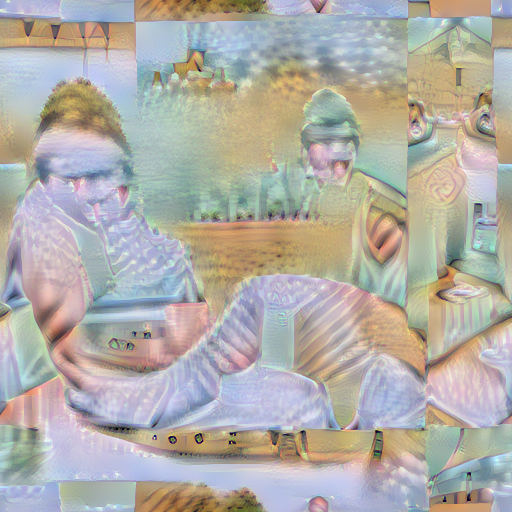
#> input picture diode_results_74/day_02_01_2026_time_01_38_06_res512/coco/images/train2014/007657.png, 512 x 512 px; its folder holds 3 pictures in this run
$ python visualize.py --image diode_results_74/day_02_01_2026_time_01_38_06_res512/coco/images/train2014/007657.png --image-dir diode_results_74/day_02_01_2026_time_01_38_06_res512/coco/images/train2014 --output out
#> lines starting #> are read from the running program, lines starting #| are printed output that depends on the picture; after the words box and inside, x2 and y2 are one past the last pixel; in counts of white or black regions, pixels touching at a corner belong together
"""
Visualization Script for YOLOv3 Data Augmentation

This script visualizes YOLO format labels by drawing bounding boxes on images.
Useful for validating augmentation results.

Usage:
    python visualize.py --image <path> --label <path> --output <path>
    python visualize.py --dir <directory> --output <output_dir>
"""

import cv2
import numpy as np
import argparse
import os
from pathlib import Path
from typing import List, Tuple
import random


# VOC 20 class names (can be customized)
VOC_CLASSES = [
    'aeroplane', 'bicycle', 'bird', 'boat', 'bottle',
    'bus', 'car', 'cat', 'chair', 'cow',
    'diningtable', 'dog', 'horse', 'motorbike', 'person',
    'pottedplant', 'sheep', 'sofa', 'train', 'tvmonitor'
]


def generate_colors(num_classes: int) -> List[Tuple[int, int, int]]:
    """Generate distinct colors for each class."""
    random.seed(42)  # Fixed seed for consistent colors
    colors = []
    for _ in range(num_classes):
        colors.append((
            random.randint(0, 255),
            random.randint(0, 255),
            random.randint(0, 255)
        ))
    return colors


def load_yolo_labels(label_path: str) -> np.ndarray:
    """Load YOLO format labels."""
    if not os.path.exists(label_path):
        print(f"Warning: Label file not found: {label_path}")
        return np.zeros((0, 6))

    labels = []
    with open(label_path, 'r') as f:
        for line in f:
            line = line.strip()
            if line:
                parts = line.split()
                if len(parts) >= 5:
                    class_id = int(parts[0])
                    x, y, w, h = map(float, parts[1:5])
                    conf = float(parts[5]) if len(parts) > 5 else 1.0
                    labels.append([class_id, x, y, w, h, conf])

    return np.array(labels) if labels else np.zeros((0, 6))


def draw_boxes(image: np.ndarray,
               labels: np.ndarray,
               colors: List[Tuple[int, int, int]],
               class_names: List[str] = None,
               thickness: int = 2,
               font_scale: float = 0.5) -> np.ndarray:
    """
    Draw bounding boxes on image.

    Args:
        image: Input image (BGR format)
        labels: YOLO labels of shape (N, 6) [class, x, y, w, h, conf]
        colors: List of BGR colors for each class
        class_names: Optional list of class names
        thickness: Box line thickness
        font_scale: Font scale for text

    Returns:
        Image with drawn boxes
    """
    img = image.copy()
    h, w = img.shape[:2]

    for label in labels:
        class_id = int(label[0])
        x_center, y_center, width, height = label[1:5]
        conf = label[5]

        # Convert normalized coords to pixel coords
        x1 = int((x_center - width / 2) * w)
        y1 = int((y_center - height / 2) * h)
        x2 = int((x_center + width / 2) * w)
        y2 = int((y_center + height / 2) * h)

        # Clip to image boundaries
        x1, y1 = max(0, x1), max(0, y1)
        x2, y2 = min(w, x2), min(h, y2)

        # Get color for this class
        color = colors[class_id % len(colors)]

        # Draw rectangle
        cv2.rectangle(img, (x1, y1), (x2, y2), color, thickness)

        # Prepare label text
        if class_names and class_id < len(class_names):
            label_text = f"{class_names[class_id]}: {conf:.2f}"
        else:
            label_text = f"Class {class_id}: {conf:.2f}"

        # Draw label background
        (text_w, text_h), baseline = cv2.getTextSize(
            label_text, cv2.FONT_HERSHEY_SIMPLEX, font_scale, 1
        )
        cv2.rectangle(img,
                     (x1, y1 - text_h - baseline - 5),
                     (x1 + text_w, y1),
                     color, -1)

        # Draw label text
        cv2.putText(img, label_text,
                   (x1, y1 - baseline - 2),
                   cv2.FONT_HERSHEY_SIMPLEX,
                   font_scale, (255, 255, 255), 1)

    return img


def visualize_single(image_path: str,
                    label_path: str,
                    output_path: str,
                    class_names: List[str] = None,
                    show: bool = False):
    """
    Visualize a single image with its labels.

    Args:
        image_path: Path to image file
        label_path: Path to label file
        output_path: Path to save visualization
        class_names: Optional list of class names
        show: Whether to display the image
    """
    # Load image
    img = cv2.imread(image_path)
    if img is None:
        print(f"Error: Could not load image {image_path}")
        return

    # Load labels
    labels = load_yolo_labels(label_path)

    # Generate colors
    max_class_id = int(labels[:, 0].max()) if len(labels) > 0 else 0
    num_colors = max(max_class_id + 1, 80)
    colors = generate_colors(num_colors)

    # Draw boxes
    img_with_boxes = draw_boxes(img, labels, colors, class_names)

    # Add info text
    info_text = f"Objects: {len(labels)} | Image: {os.path.basename(image_path)}"
    cv2.putText(img_with_boxes, info_text,
               (10, 30), cv2.FONT_HERSHEY_SIMPLEX,
               0.7, (0, 255, 0), 2)

    # Save output
    os.makedirs(os.path.dirname(output_path), exist_ok=True)
    cv2.imwrite(output_path, img_with_boxes)
    print(f"Saved visualization to: {output_path}")

    # Show if requested
    if show:
        cv2.imshow('Visualization', img_with_boxes)
        cv2.waitKey(0)
        cv2.destroyAllWindows()


def visualize_directory(image_dir: str,
                        label_dir: str,
                        output_dir: str,
                        class_names: List[str] = None,
                        max_images: int = None):
    """
    Visualize all images in a directory.

    Args:
        image_dir: Directory containing images
        label_dir: Directory containing labels
        output_dir: Directory to save visualizations
        class_names: Optional list of class names
        max_images: Maximum number of images to process
    """
#> called with output_dir = 'out'
    os.makedirs(output_dir, exist_ok=True)

    # Find all images
    image_extensions = ['.jpg', '.jpeg', '.png', '.bmp']
    image_files = []
    for ext in image_extensions:
        image_files.extend(Path(image_dir).glob(f'*{ext}'))
        image_files.extend(Path(image_dir).glob(f'*{ext.upper()}'))
#> pass 2 of the loop in visualize_directory, `for ext in image_extensions:`:
#> pass 3 of the loop in visualize_directory, `for ext in image_extensions:`:
#> the loop made 4 passes; the first 3 are shown

    image_files = sorted(image_files)

    if max_images:
        image_files = image_files[:max_images]

    print(f"Found {len(image_files)} images")

    for i, img_path in enumerate(image_files):
        # Find corresponding label
        label_name = img_path.stem + '.txt'
        label_path = Path(label_dir) / label_name

        # Output path
        output_path = Path(output_dir) / f"{img_path.stem}_viz.jpg"

        print(f"[{i+1}/{len(image_files)}] Processing {img_path.name}...")
        visualize_single(str(img_path), str(label_path), str(output_path), class_names)
#> in visualize_single, img is the input picture: shape (512, 512, 3); mean B, G, R 167.9, 174.1, 177.4
#> in visualize_single, `cv2.putText(img_with_boxes, info_text, (10, 30), cv2.FONT_HERSHEY_SIMP..`:
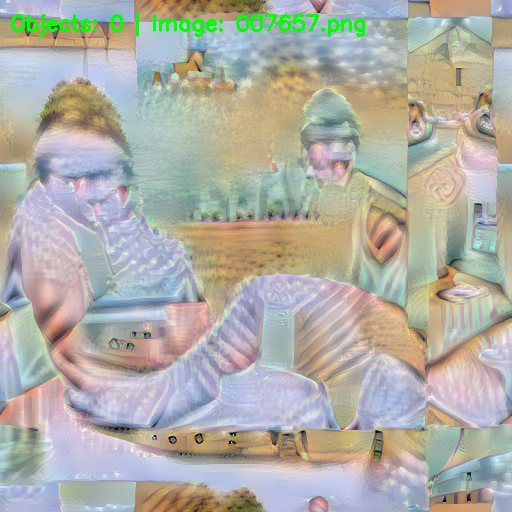
#> img_with_boxes: shape (512, 512, 3); 0.92% of pixels changed, all inside (x1, y1, x2, y2) = (11, 12, 365, 37)
#> pass 2 of the loop in visualize_directory, `for i, img_path in enumerate(image_files):`:
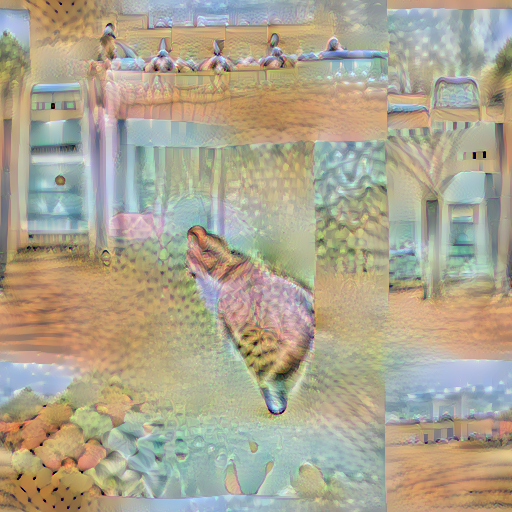
#> input picture diode_results_74/day_02_01_2026_time_01_38_06_res512/coco/images/train2014/2008_005853.png, 512 x 512 px
#> in visualize_single, img is the input picture: shape (512, 512, 3); mean B, G, R 143.8, 165.4, 172.5
#> in visualize_single (call 2), `cv2.putText(img_with_boxes, info_text, (10, 30), cv2.FONT_HERSHEY_SIMP..`:
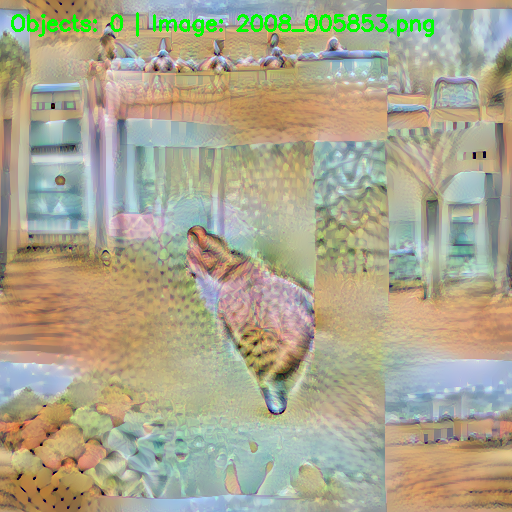
#> img_with_boxes: shape (512, 512, 3); 1.16% of pixels changed, all inside (x1, y1, x2, y2) = (11, 12, 434, 37)
#> pass 3 of the loop in visualize_directory, `for i, img_path in enumerate(image_files):`:
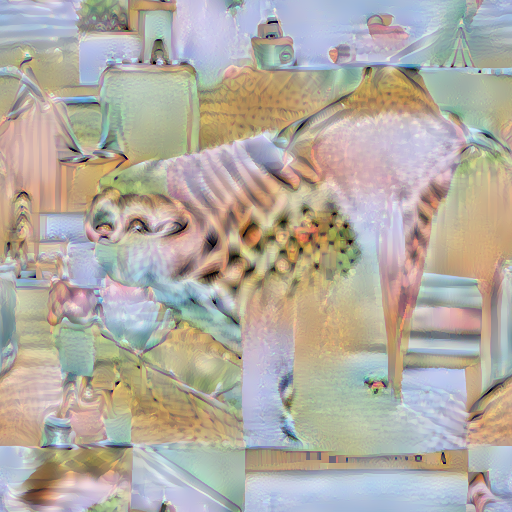
#> input picture diode_results_74/day_02_01_2026_time_01_38_06_res512/coco/images/train2014/2009_003992.png, 512 x 512 px
#> in visualize_single, img is the input picture: shape (512, 512, 3); mean B, G, R 162.1, 171.9, 178.2
#> in visualize_single (call 3), `cv2.putText(img_with_boxes, info_text, (10, 30), cv2.FONT_HERSHEY_SIMP..`:
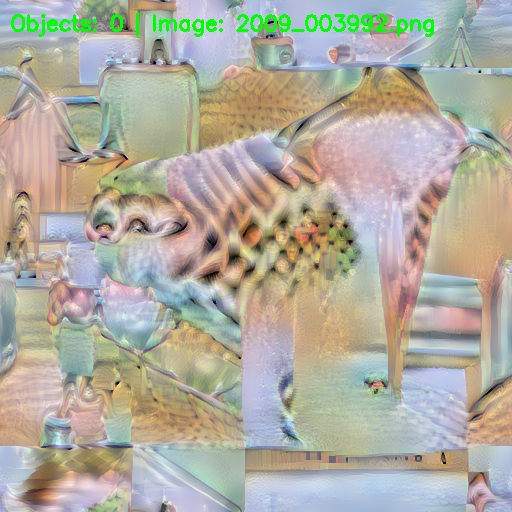
#> img_with_boxes: shape (512, 512, 3); 1.15% of pixels changed, all inside (x1, y1, x2, y2) = (11, 12, 434, 37)

    print(f"\nDone! Visualizations saved to: {output_dir}")


def main():
    parser = argparse.ArgumentParser(description='Visualize YOLOv3 labels on images')

    # Single image mode
    parser.add_argument('--image', type=str, help='Path to single image')
    parser.add_argument('--label', type=str, help='Path to single label file')

    # Directory mode
    parser.add_argument('--image-dir', type=str, help='Directory containing images')
    parser.add_argument('--label-dir', type=str, help='Directory containing labels')
    parser.add_argument('--max-images', type=int, help='Maximum number of images to process')

    # Common arguments
    parser.add_argument('--output', type=str, required=True,
                       help='Output path (file for single image, directory for batch)')
    parser.add_argument('--show', action='store_true',
                       help='Display the image (single image mode only)')
    parser.add_argument('--classes', type=str,
                       help='Path to class names file (one per line)')

    args = parser.parse_args()

    # Load class names if provided
    class_names = None
    if args.classes and os.path.exists(args.classes):
        with open(args.classes, 'r') as f:
            class_names = [line.strip() for line in f if line.strip()]
    else:
        class_names = VOC_CLASSES

    # Single image mode
    if args.image and args.label:
        visualize_single(args.image, args.label, args.output, class_names, args.show)

    # Directory mode
    elif args.image_dir:
        label_dir = args.label_dir if args.label_dir else args.image_dir.replace('images', 'labels')
        visualize_directory(args.image_dir, label_dir, args.output, class_names, args.max_images)

    else:
        parser.print_help()
        print("\nError: Specify either --image/--label or --image-dir")


if __name__ == "__main__":
    main()
